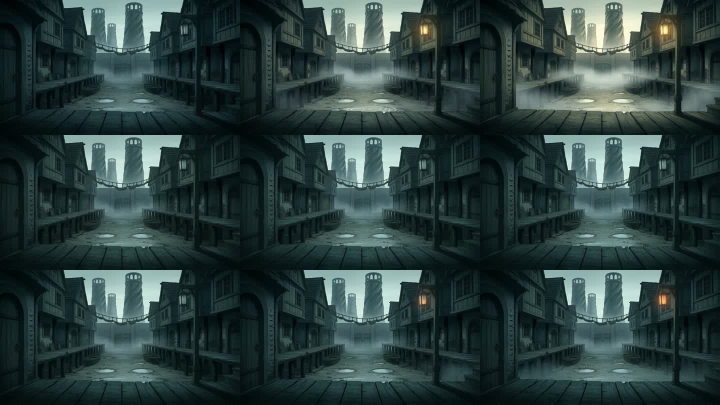
#> input picture studio/direction/video_test/rev_alley.jpg, 1440 x 810 px (shown at 1/2 size)
$ python op_saga_w13_r19.py ../../video_test/rev_alley.jpg ../../video_test/rev_closeup.jpg
#> lines starting #> are read from the running program, lines starting #| are printed output that depends on the picture; after the words box and inside, x2 and y2 are one past the last pixel; in counts of white or black regions, pixels touching at a corner belong together
#!/usr/bin/env python3
"""Saga OP r19 ($0): keeper R8.1 on W13 — the ship under the shorter (Sluice) tower painted out (water inpainted with
horizontal grain), the tower's body carried down to a level dark foot on the shore (no opening), grass bank continued.

  python3 -I op_saga_w13_r19.py output/opening/saga_c/frames/W13_t1_p.png output/opening/saga_c/frames/W13_t1_p2.png
"""
import numpy as np, cv2, sys
from PIL import Image
src, dst = sys.argv[1], sys.argv[2]
a8 = np.asarray(Image.open(src).convert("RGB"))
#> a8 is the input picture: shape (810, 1440, 3); mean R, G, B 45.4, 64.8, 63.2
a = a8.astype(np.float32)
H, W = a.shape[:2]
#> H = 810; W = 1440
rng = np.random.default_rng(13)
FOOT = 397
def shore(x):   # water line under the tower: y of the last land row
    if x < 862: return 401 + int(round(1.5 * np.sin((x - 790) / 7.0)))
    return int(round(401 - (x - 862) * 0.8))
# 1) ship, mast and their reflections -> inpaint water, then add water grain
m = np.zeros((H, W), np.uint8)
m[398:446, 796:848] = 255; m[384:398, 808:831] = 255
o8 = cv2.inpaint(np.ascontiguousarray(a8), m, 6, cv2.INPAINT_TELEA)
o = o8.astype(np.float32)
# smooth the inpaint with a horizontal blur (water is streaky horizontally) and add grain
reg = o[384:446, 790:854]
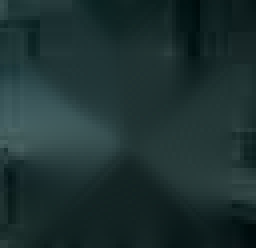
#> reg: shape (62, 64, 3) float32 (shown 4 times larger); mean R, G, B 29.4, 49.3, 49.3
reg = cv2.GaussianBlur(reg, (0, 0), sigmaX=6, sigmaY=1.2)
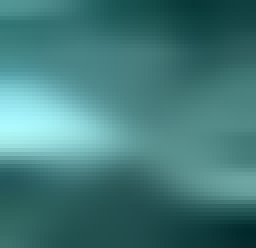
#> reg: shape (62, 64, 3) float32 (shown 4 times larger); mean R, G, B 29.4, 49.3, 49.3; drawn with min black and max white
grain = cv2.GaussianBlur(rng.normal(0, 1, reg.shape[:2]).astype(np.float32), (0, 0), sigmaX=4, sigmaY=0.6)
reg = reg + grain[..., None] * 9
mm = cv2.GaussianBlur((m[384:446, 790:854] > 0).astype(np.float32), (0, 0), 1.5)[..., None]
o[384:446, 790:854] = o[384:446, 790:854] * (1 - mm) + reg * mm
# 2) land strip: shore of grass/earth under the tower, matching the grass at the wall foot
gl = np.array([112, 111, 70], np.float32)
noise = (cv2.GaussianBlur(rng.normal(0, 1, (H, W)).astype(np.float32), (0, 0), 1.0) * 16 +
         cv2.GaussianBlur(rng.normal(0, 1, (H, W)).astype(np.float32), (0, 0), 4.0) * 22)
orig_water = (a[:, :, 2] > a[:, :, 0] + 4); orig_water[398:, :] |= (m[398:, :] > 0)
#> after `orig_water = a[:, :, 2] > a[:, :, 0] + 4`:
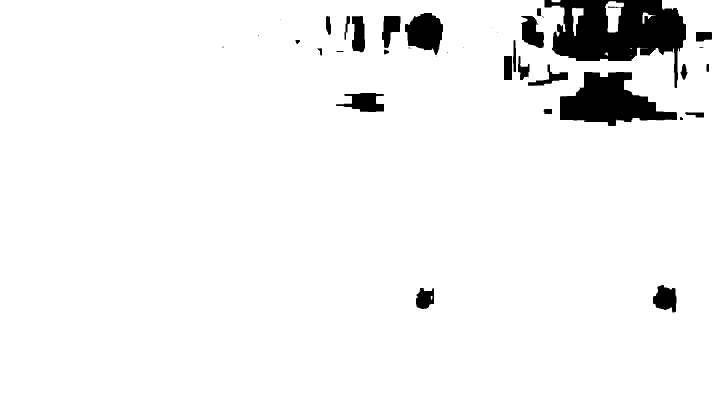
#> orig_water: shape (810, 1440) bool (shown at 1/2 size); 94.9% white; 39 black regions (13 under 20 px), largest, box (x1, y1, x2, y2) and area: (1089, 0, 1372, 176) 25958, (1120, 144, 1354, 252) 14409, (810, 26, 886, 110) 4422
for x in range(796, 872):
    top = 380
    for y in range(top, shore(x) + 1):
        if not orig_water[y, x] and not (826 <= x <= 853 and y >= 376): continue
        k = 1.0 - 0.18 * max(0, (y - (shore(x) - 3))) / 3   # damp earth toward the water
        c = gl * k + noise[y, x]
        pass
        o[y, x] = c
    o[shore(x) + 1, x] = o[shore(x) + 1, x] * 0.8      # thin wet line
# soften seams of the land patch
lm = np.zeros((H, W), np.float32)
for x in range(796, 872):
    lm[(384 if x > 812 else 392):shore(x) + 2, x] = 1
lmb = cv2.GaussianBlur(lm, (0, 0), 1.0)[..., None]
# grass right of the tower continued down to the shore (mirror the bank x 858-870)
for y in range(372, 399):
    for x in range(846, 858):
        o[y, x] = a[y if y < 386 else 383 - (y - 386) % 8, 858 + (x - 846)] * 0.6 + o[y, x] * 0.4
# 3) tower body continued to a level dark foot on the land
tex = a[350:380]
for y in range(372, FOOT + 1):
    l = 829.0 - (y - 330) * 0.045; r = 840.0 + (y - 330) * 0.14
    li, ri = int(np.floor(l)), int(np.ceil(r))
    for x in range(li, ri + 1):
        cov = min(1.0, max(0.0, x + 1 - l)) * min(1.0, max(0.0, r + 1 - x))
        t = tex[(y - 350) % 30, min(max(x, 830), 846)]
        if y >= FOOT - 2: t = np.array([34, 33, 37], np.float32)   # plain dark foot, no opening
        o[y, x] = o[y, x] * (1 - cov) + t * cov
# shadow of the tower on the land to the right
for y in range(FOOT - 3, FOOT + 3):
    for x in range(850, 864):
        o[y, x] *= 0.82 + 0.012 * (x - 850)
out = np.clip(o, 0, 255).astype(np.uint8)
Image.fromarray(out).save(dst)
